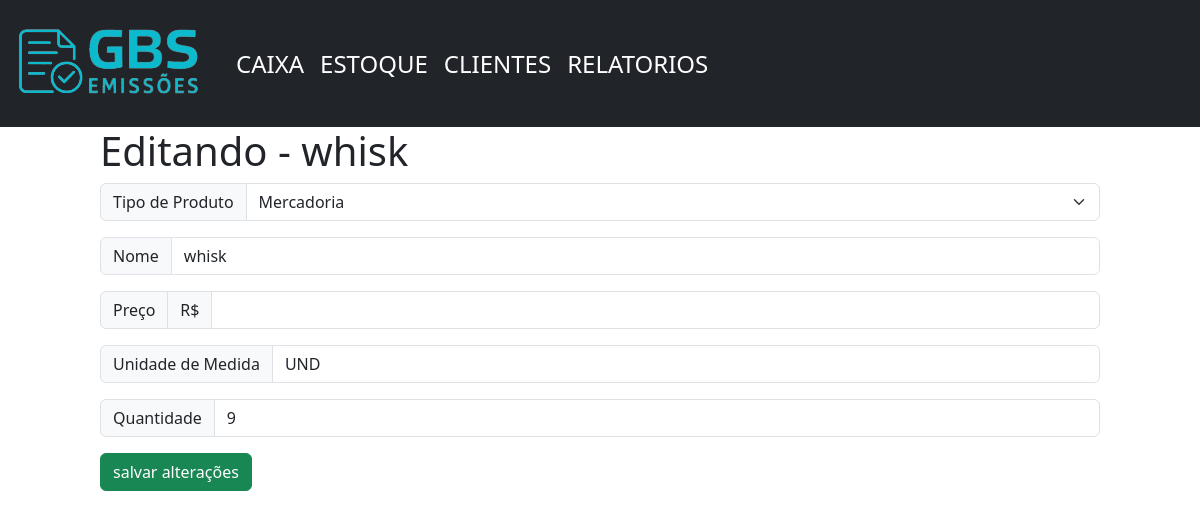
The page /estoque/edit/19/ on the database its author committed.
### home/models.py (models this page shows)
class produtos(models.Model):
    id = models.AutoField(primary_key=True, verbose_name='ID do Produto')
    tipo = models.IntegerField(verbose_name='Tipo do Produto')
    nome = models.CharField(max_length=100, verbose_name='Nome do Produto')
    preco = models.DecimalField(max_digits=10, decimal_places=2, verbose_name='Preco')
    medida = models.CharField(max_length=5, verbose_name='Unidade de Medida')
    quantidade = models.IntegerField(verbose_name='Quantidade em Estoque')
    created_prod = models.DateTimeField(auto_now_add=True, null=True)
    update_prod = models.DateTimeField(auto_now=True)

### home/views.py (the view)
# urls.py: path('estoque/edit/<int:id>/', views.edit_produto, name='edit_produto'),
def edit_produto(request, id):
    prod_edit = get_object_or_404(produtos, id=id)
    form = Prod_Form(instance=prod_edit)
    if(request.method == 'POST'):
        form = Prod_Form(request.POST, instance=prod_edit)
        if(form.is_valid()):
            prod_edit.save()
            return redirect('/estoque')
        else:
            return render(request, 'visual/edit_prod.html', {'form':form, 'prod_edit': prod_edit})
    else:
        return render(request, 'visual/edit_prod.html', {'form':form, 'prod_edit': prod_edit})

### home/forms.py
class Prod_Form(forms.ModelForm):
    class Meta:
        model = produtos
        fields = ('tipo', 'nome', 'preco', 'medida', 'quantidade')

### home/templates/visual/edit_prod.html (shortened to what this page needs)
{% extends 'visual/base.html' %}
{% block conteudo %}
<div class="offset-1 col-10 list-div">
    <h1>Editando - {{prod_edit.nome}}</h1>
    <form method="POST" id="Prod_Form">
        <div class="input-group mb-3">
            <label class="input-group-text" for="Prod_Form">Tipo de Produto</label>
            <select class="form-select" name="tipo" id="select_tipo" form="Prod_Form" aria-selected="true">
                <option value="1">Mercadoria</option>
            </select>
        </div>
        <div class="input-group mb-3">
            <span class="input-group-text" id="inputGroup-sizing-default">Nome</span>
            <input type="text" class="form-control" aria-label="Sizing example input"
                aria-describedby="inputGroup-sizing-default" name="nome" id="nomeProduto" value="{{prod_edit.nome}}">
        </div>
        <div class="input-group mb-3">
            <span class="input-group-text">Preço</span>
            <span class="input-group-text">R$</span>
            <input type="number" name="preco" id="precoProduto" step="0.01" min="0.01" class="form-control"
                aria-label="Real amount (with dot and two decimal places)" value="{{prod_edit.preco}}">
        </div>
        <div class="input-group mb-3">
            <span class="input-group-text" id="inputGroup-sizing-default">Unidade de Medida</span>
            <input type="text" class="form-control" aria-label="Sizing example input"
                aria-describedby="inputGroup-sizing-default" name="medida" id="undProduto" placeholder="UND, CX, KG..."
                value="{{prod_edit.medida}}">
        </div>
        <div class="input-group mb-3">
            <span class="input-group-text">Quantidade</span>
            <input type="number" name="quantidade" id="quantidadeProduto" step="1" min="0" class="form-control"
                aria-label="Quantidade de mercadorias" value="{{prod_edit.quantidade}}">
        </div>
        <input type="submit" class="btn btn-success" value="salvar alterações">
    </form>
</div>
{% endblock %}

### rows shown on the page
produtos: nome "whisk", medida "UND", quantidade "9"
